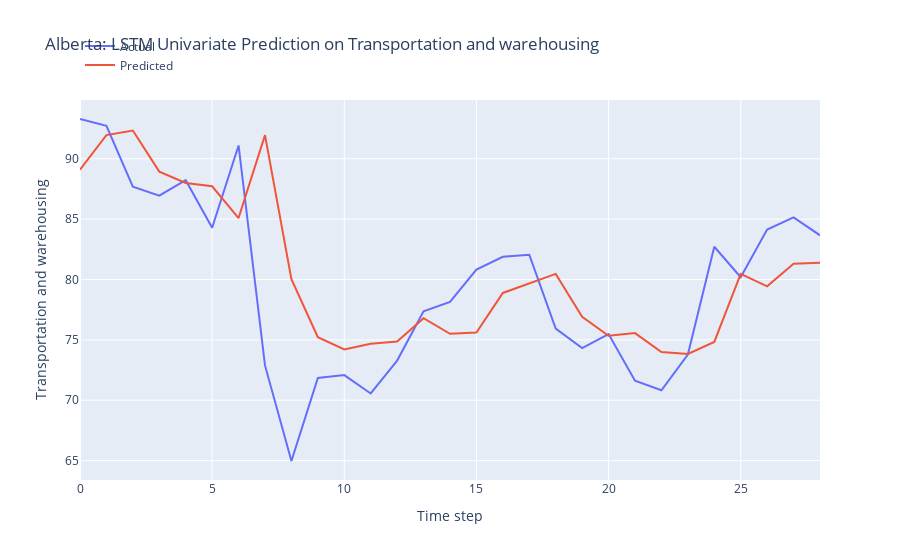

Notebook code for this chart:
### Markdown cell above
LSTM Model Development

### Code cell
n_features = 1
X_train = X_train.reshape(X_train.shape[0], X_train.shape[1], n_features)

# define model
model = Sequential()
model.add(LSTM(50, activation='relu', input_shape=(n_steps, n_features)))
model.add(Dense(1))

# model = Sequential()
# model.add(LSTM(100, activation='relu', input_shape=(n_steps, n_features), kernel_regularizer=L2(0.001), return_sequences=True))
# model.add(LSTM(50, activation='relu', kernel_regularizer=L2(0.01)))
# model.add(Dense(1))

def r_squared(y_true, y_pred):
    SS_res =  K.sum(K.square(y_true - y_pred)) 
    SS_tot = K.sum(K.square(y_true - K.mean(y_true))) 
    return ( 1 - SS_res/(SS_tot + K.epsilon()) )

# Compile the model
model.compile(optimizer='adam', 
              loss='mse',
              metrics=[r_squared])

early_stopping = EarlyStopping(monitor='loss', patience=5, restore_best_weights=True)

# fit model
history = model.fit(X_train, y_train, 
          epochs = 20,
          batch_size = 32,
          verbose = 0,
          callbacks=[early_stopping])

# Obtain the MSE and R-squared from the last epoch
last_epoch_mse = history.history['loss'][-1]
last_epoch_r_squared = history.history['r_squared'][-1]

# Print the MSE and R-squared
print("Mean Squared Error (MSE) from the last epoch:", last_epoch_mse)
print("R-squared from the last epoch:", last_epoch_r_squared)

# plot loss and r2 score
plt.figure(figsize=(10, 6))

# Plot train loss
plt.plot(history.history['loss'], label='Train Loss')

# Plot train R-squared score
plt.plot(history.history['r_squared'], label='Train R2')

plt.title('Model Training Loss and R-squared Score')
plt.xlabel('Epochs')
plt.ylabel('Value')
plt.legend()
plt.grid(True)
plt.show()

# Evaluate the model
loss = model.evaluate(X_test, y_test)
print("MSE and R_squared:", loss)

# make prediction on test data
X_test = X_test.reshape(X_test.shape[0], X_test.shape[1], n_features)
y_pred = model.predict(X_test)

# Print the first 5 predictions and actual values
print("Predictions:")
flattened_predictions = [pred[0] for pred in y_pred[:10]]
print(flattened_predictions)
# print(y_pred[:10].tolist())
print("Actual values:")
rounded_actual_values = [round(value, len(str(prediction).split('.')[1])) for value, prediction in zip(y_test[:10], flattened_predictions)]
print(rounded_actual_values)

# plot the actual and predicted values for test data
trace1 = go.Scatter(x=np.arange(len(y_test)), y=y_test.flatten(), mode='lines', name='Actual')
trace2 = go.Scatter(x=np.arange(len(y_pred)), y=y_pred.flatten(), mode='lines', name='Predicted')

# Create layout
layout = go.Layout(
    title='Alberta: LSTM Univariate Prediction on Transportation and warehousing',
    xaxis=dict(title='Time step'),
    yaxis=dict(title='Transportation and warehousing'),
    legend=dict(x=0, y=1.18)
)

# Create figure
fig = go.Figure(data=[trace1, trace2], layout=layout)

# Show plot
fig.show()

### Figure 1 — Plotly figure (JSON) as saved in the notebook; plotly's stock layout.template omitted (floating-point values rounded to 4 significant figures)
{"data": [{"mode": "lines", "name": "Actual", "type": "scatter", "x": [0, 1, 2, 3, 4, 5, 6, 7, 8, 9, 10, 11, 12, 13, 14, 15, 16, 17, 18, 19, 20, 21, 22, 23, 24, 25, 26, 27, 28], "y": [93.29, 92.72, 87.68, 86.94, 88.23, 84.29, 91.1, 72.88, 64.97, 71.84, 72.08, 70.56, 73.28, 77.37, 78.14, 80.82, 81.88, 82.05, 75.94, 74.32, 75.48, 71.61, 70.83, 73.79, 82.71, 80.19, 84.13, 85.14, 83.66]}, {"mode": "lines", "name": "Predicted", "type": "scatter", "x": [0, 1, 2, 3, 4, 5, 6, 7, 8, 9, 10, 11, 12, 13, 14, 15, 16, 17, 18, 19, 20, 21, 22, 23, 24, 25, 26, 27, 28], "y": [89.1, 91.96, 92.34, 88.93, 87.99, 87.72, 85.09, 91.96, 80.03, 75.22, 74.21, 74.68, 74.86, 76.79, 75.51, 75.61, 78.89, 79.66, 80.46, 76.9, 75.34, 75.56, 73.99, 73.84, 74.83, 80.46, 79.44, 81.31, 81.39]}], "layout": {"legend": {"x": 0, "y": 1.18}, "title": {"text": "Alberta: LSTM Univariate Prediction on Transportation and warehousing"}, "xaxis": {"title": {"text": "Time step"}}, "yaxis": {"title": {"text": "Transportation and warehousing"}}}}
